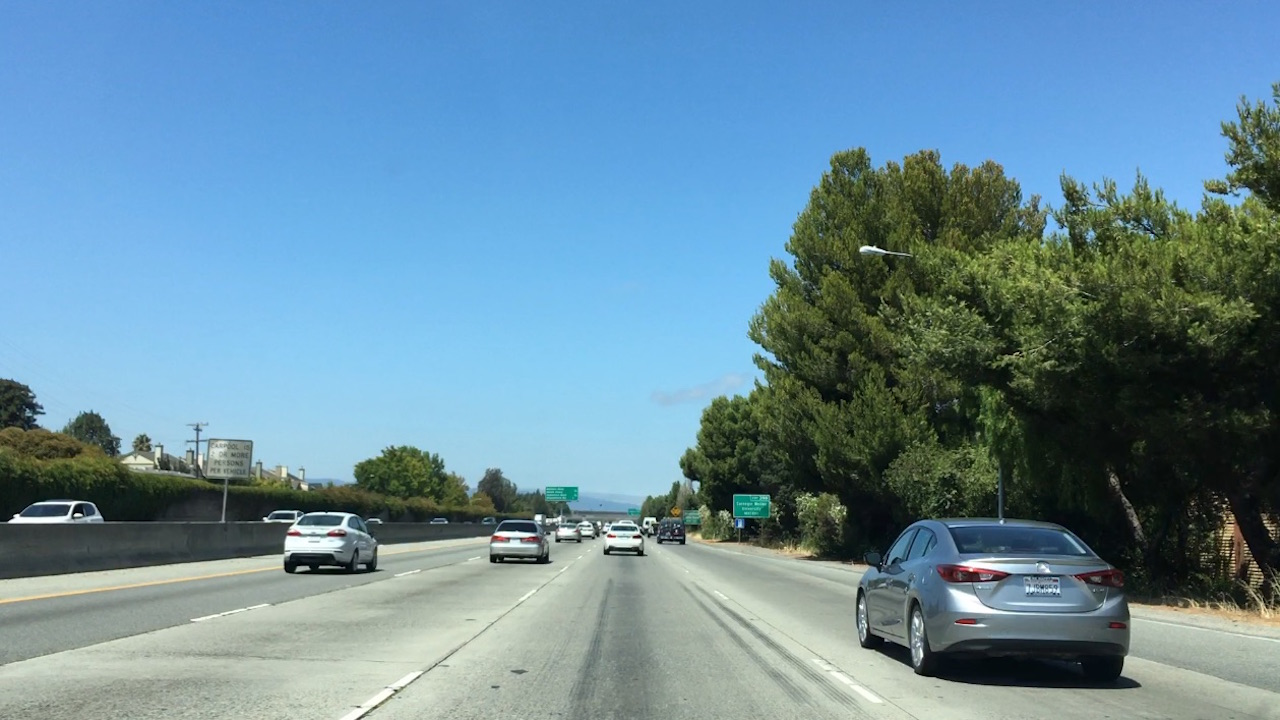
#> input picture lesson_stuff/bbox-example-image.jpg, 1280 x 720 px
$ jupyter execute --allow-errors Lessons.ipynb   (shell and % lines are left out)   (older library calls are emulated)
#> lines starting #> are read from the running program, lines starting #| are printed output that depends on the picture; after the words box and inside, x2 and y2 are one past the last pixel; in counts of white or black regions, pixels touching at a corner belong together
[cell 1]
# importing some useful packages
import matplotlib.pyplot as plt
import matplotlib.image as mpimg
import numpy as np
import cv2
import statistics
import os
#%matplotlib notebook

# [15 lines left out: function imshow_full_size, not called in this run]

image = mpimg.imread('lesson_stuff/bbox-example-image.jpg')
#> image is the input picture: shape (720, 1280, 3); mean R, G, B 105, 140.8, 158.7

# Define a function that takes an image, a list of bounding boxes,
# and optional color tuple and line thickness as inputs
# then draws boxes in that color on the output

def draw_boxes(img, bboxes, color=(255, 0, 0), thick=6):
    # make a copy of the image
#> called with color = (255, 0, 0), thick = 6
    draw_img = np.copy(img)

    for box in bboxes:
        cv2.rectangle(draw_img, box[0], box[1], color, thick)
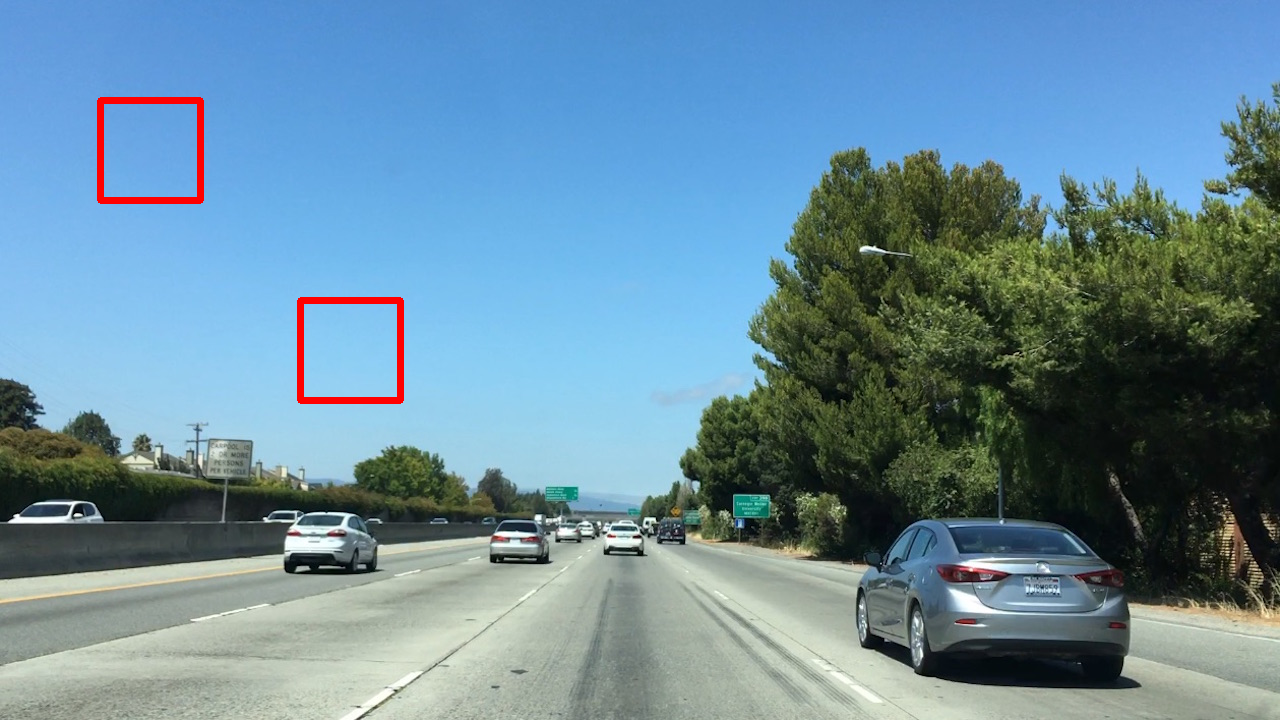
#> draw_img: shape (720, 1280, 3); 0.6% of pixels changed, all inside (x1, y1, x2, y2) = (97, 97, 404, 404)

    return draw_img

# Add bounding boxes in this format, these are just example coordinates.
bboxes = [((100, 100), (200, 200)), ((300, 300), (400, 400))]

result = draw_boxes(image, bboxes)
plt.imshow(result)

[cell 2]
image = mpimg.imread('lesson_stuff/bbox-example-image.jpg')
#image = mpimg.imread('lesson_stuff/temp-matching-example-2.jpg')
templist = ['cutout1.jpg', 'cutout2.jpg', 'cutout3.jpg',
            'cutout4.jpg', 'cutout5.jpg', 'cutout6.jpg']
templist = ["lesson_stuff/" + x for x in templist]

# Define a function that takes an image and a list of templates as inputs
# then searches the image and returns the a list of bounding boxes
# for matched templates
def find_matches(img, template_list):
    # Define an empty list to take bbox coords
    bbox_list = []

    draw_img = np.copy(img)

    # All the 6 methods for comparison in a list:
    # They all work equally well except for cv2.TM_CCORR, which is terrible.
    methods = ['cv2.TM_CCOEFF', 'cv2.TM_CCOEFF_NORMED', 'cv2.TM_CCORR',
               'cv2.TM_CCORR_NORMED', 'cv2.TM_SQDIFF', 'cv2.TM_SQDIFF_NORMED']
    methods = ['cv2.TM_CCOEFF']
    # Iterate through template list
    # Read in templates one by one
    for template_file in template_list:
        template_img = mpimg.imread(template_file)
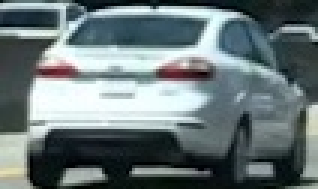
#> input picture lesson_stuff/cutout1.jpg, 106 x 63 px (shown 3 times larger)
#> template_img is the input picture: shape (63, 106, 3); mean R, G, B 105.4, 118.5, 120.3
        #plt.imshow(template_img)
        #plt.figure()
        w = template_img.shape[1]
#> w = 106
        h = template_img.shape[0]
#> h = 63
        #print(template_img.shape)

        #junk_img = np.copy(img)

        for method in methods:
            #print(method)
            method = eval(method)
            # Use cv2.matchTemplate() to search the image
            # using whichever of the OpenCV search methods you prefer
            res = cv2.matchTemplate(draw_img, template_img, method)

            # Use cv2.minMaxLoc() to extract the location of the best match
            min_val, max_val, min_loc, max_loc = cv2.minMaxLoc(res)

            # If the method is TM_SQDIFF or TM_SQDIFF_NORMED, take minimum
            if method in [cv2.TM_SQDIFF, cv2.TM_SQDIFF_NORMED]:
                top_left = min_loc
            else:
                top_left = max_loc

            # Determine bounding box corners for the match
            bottom_right = (top_left[0] + w, top_left[1] + h)

            #cv2.rectangle(junk_img,top_left, bottom_right, (255,0,0), 2)

            bbox_list.append((top_left, bottom_right))
#> this loop made 1 pass
#> (min_val, max_val, min_loc, top_left, bottom_right) on pass 1: (-53728924, 123022432, (1044, 646), (275, 510), (381, 573))
#> pass 1, in find_matches, `res = cv2.matchTemplate(draw_img, template_img, method)`:
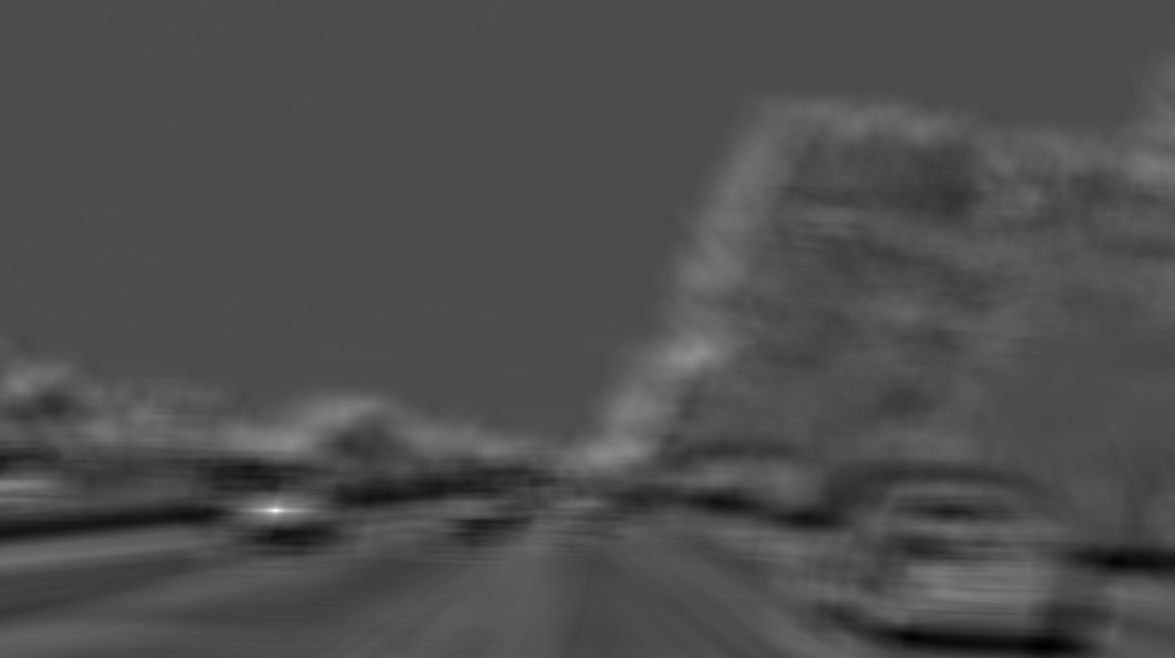
#> res: shape (658, 1175) float32; min -53728924, max 123022432, mean 399721.2; drawn with min black and max white
#> after the loop, bbox_list = [((275, 510), (381, 573))]
#> pass 2 of the loop in find_matches, `for template_file in template_list:`:
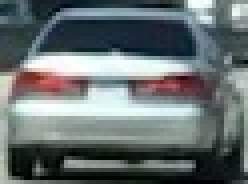
#> input picture lesson_stuff/cutout2.jpg, 62 x 46 px (shown 4 times larger)
#> in find_matches, template_img is the input picture: shape (46, 62, 3); mean R, G, B 103.4, 112.1, 112.8
#> the loop in find_matches, `for method in methods:` made 1 pass
#> (min_val, max_val, min_loc, top_left, bottom_right) on pass 1: (-26651722, 43151560, (285, 539), (488, 518), (550, 564))
#> pass 1, in find_matches, `res = cv2.matchTemplate(draw_img, template_img, method)`:
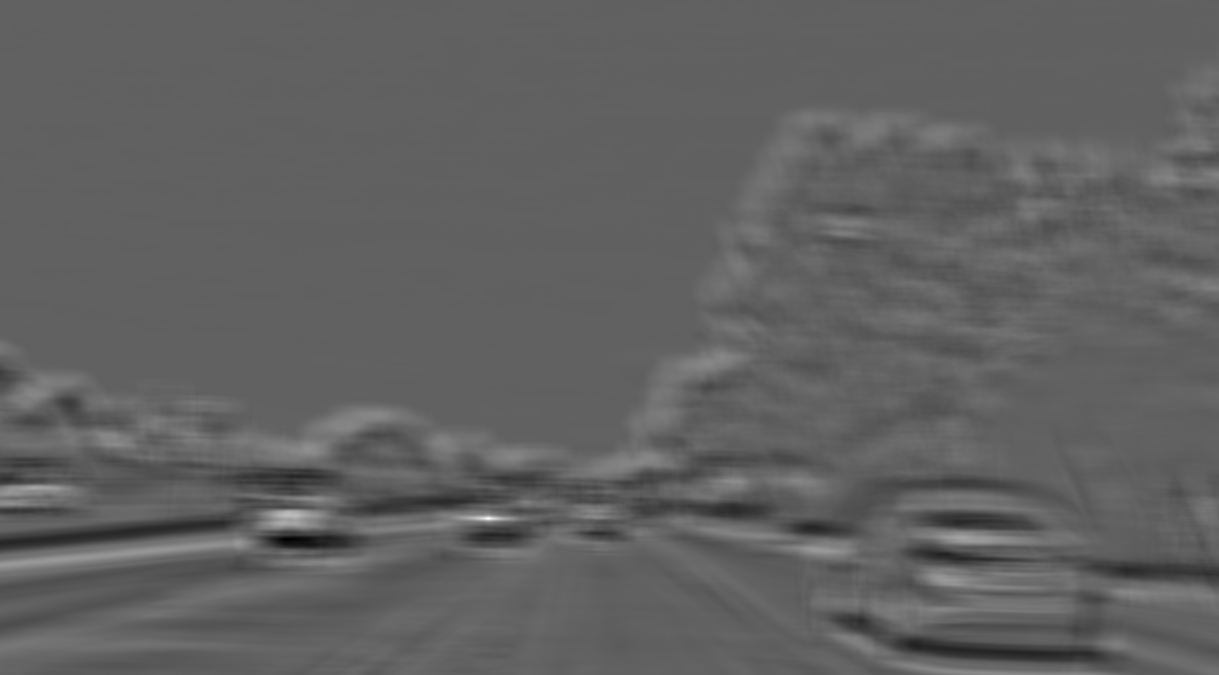
#> res: shape (675, 1219) float32; min -26651722, max 43151560, mean 42641.7; drawn with min black and max white
#> after the loop in find_matches, `for method in methods:`: bbox_list = [((275, 510), (381, 573)), ((488, 518), (550, 564))]
#> pass 3 of the loop in find_matches, `for template_file in template_list:`:
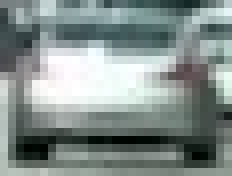
#> input picture lesson_stuff/cutout3.jpg, 29 x 22 px (shown 8 times larger)
#> in find_matches, template_img is the input picture: shape (22, 29, 3); mean R, G, B 131.5, 142.9, 140.1
#> the loop in find_matches, `for method in methods:` made 1 pass
#> (min_val, max_val, min_loc, top_left, bottom_right) on pass 1: (-5613905.5, 7611514.5, (501, 517), (554, 522), (583, 544))
#> pass 1, in find_matches, `res = cv2.matchTemplate(draw_img, template_img, method)`:
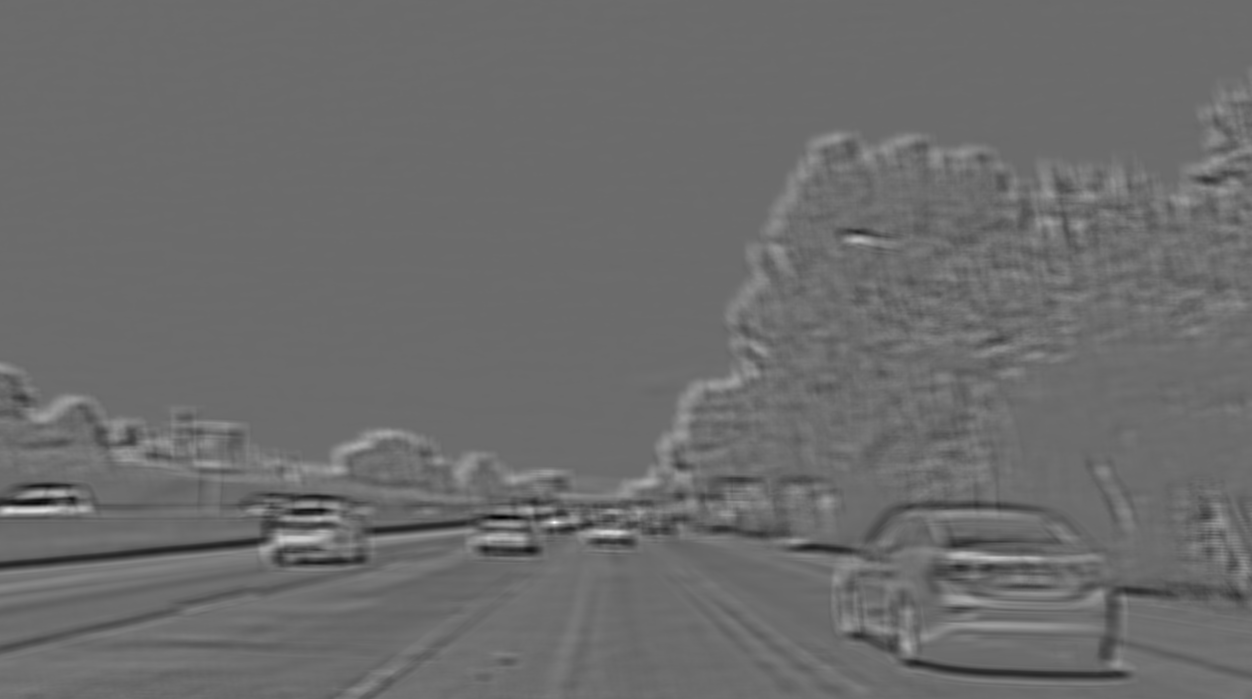
#> res: shape (699, 1252) float32; min -5613905.5, max 7611514.5, mean 3774.3; drawn with min black and max white
#> after the loop in find_matches, `for method in methods:`: bbox_list = [((275, 510), (381, 573)), ((488, 518), (550, 564)), ((554, 522), (583, 544))]
#> the loop made 6 passes; the first 3 are shown

    # Return the list of bounding boxes
    return bbox_list

#> (the rest of this cell did not finish here and is left out)

[cell 3]
image = mpimg.imread('lesson_stuff/cutout1.jpg')

# Define a function to compute color histogram features
def color_hist(img, nbins=32, bins_range=(0, 256)):
    # Compute the histogram of the RGB channels separately
#> called with nbins = 32, bins_range = (0, 256)
    rhist = np.histogram(image[:,:,0], bins=nbins, range=bins_range)
    ghist = np.histogram(image[:,:,1], bins=nbins, range=bins_range)
    bhist = np.histogram(image[:,:,2], bins=nbins, range=bins_range)

    # Generating bin centers
    bin_edges = rhist[1]
#> bin_edges = 33 values from 0 to 256
    bin_centers = (bin_edges[1:]  + bin_edges[0:len(bin_edges)-1])/2
#> bin_centers = 32 values from 4 to 252

    # Concatenate the histograms into a single feature vector
    hist_features = np.concatenate((rhist[0], ghist[0], bhist[0]))
#> hist_features = 96 values, max 634 at index 95, min 49 at index 31, mean 208.7

    # Return the individual histograms, bin_centers and feature vector
    return rhist, ghist, bhist, bin_centers, hist_features

rh, gh, bh, bincen, feature_vec = color_hist(image, nbins=32, bins_range=(0, 256))
#> bincen = 32 values from 4 to 252; feature_vec has the same summary as hist_features in color_hist

# Plot a figure with all three bar charts
if rh is not None:
    #fig = plt.figure(figsize=(12,3))
    #plt.subplot(131)
    plt.figure()
    plt.bar(bincen, rh[0])
    plt.xlim(0, 256)
    plt.title('R Histogram')
    #plt.subplot(132)
    plt.figure()
    plt.bar(bincen, gh[0])
    plt.xlim(0, 256)
    plt.title('G Histogram')
    #plt.subplot(133)
    plt.figure()
    plt.bar(bincen, bh[0])
    plt.xlim(0, 256)
    plt.title('B Histogram')
    #fig.tight_layout()
else:
    print('Your function is returning None for at least one variable...')
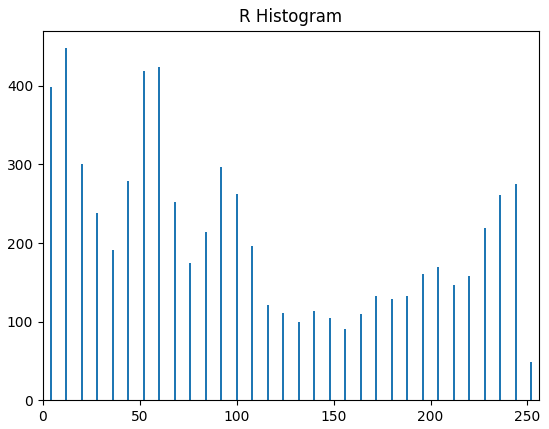
#> figure drawn by matplotlib, 1 panel; tallest bar 448 high, from x = 11.6 to 12.4
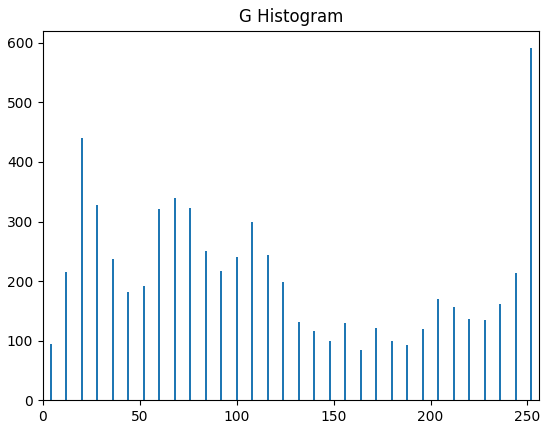
#> figure drawn by matplotlib, 1 panel; tallest bar 591 high, from x = 251.6 to 252.4
#> figure, not shown here; tallest bar 634 high, from x = 251.6 to 252.4
